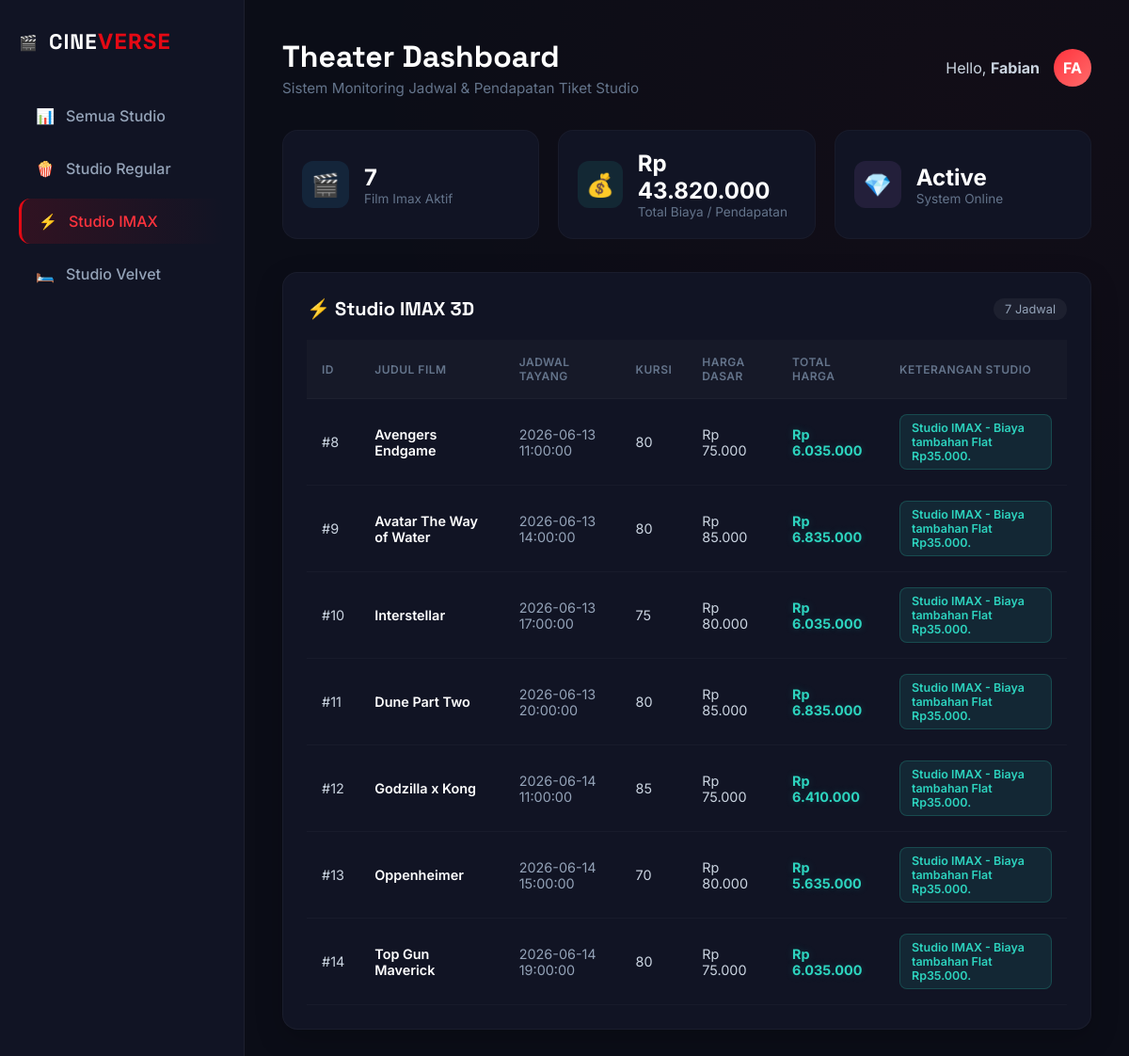
/index.php?view=imax, run on the app's committed database.
### tables this page shows
CREATE TABLE `tabel_tiket` (
  `id_tiket` int NOT NULL,
  `nama_film` varchar(100) NOT NULL,
  `jadwal_tayang` datetime NOT NULL,
  `jumlah_kursi` int NOT NULL,
  `harga_dasar_tiket` decimal(10,2) NOT NULL,
  `jenis_studio` enum('regular','imax','velvet') NOT NULL,
  `tipe_audio` varchar(50) DEFAULT NULL,
  `lokasi_baris` varchar(20) DEFAULT NULL,
  `kacamata_3d_id` varchar(50) DEFAULT NULL,
  `efek_gerak_fitur` varchar(100) DEFAULT NULL,
  `bantal_selimut_pack` varchar(100) DEFAULT NULL,
  `layanan_butler` varchar(100) DEFAULT NULL
);

### TiketIMAX.php (called while the page is built, shortened)
<?php
require_once 'Tiket.php';
class TiketImax extends Tiket {
    public function getDaftarImax($db) {
        $stmt = $db->prepare("SELECT * FROM tabel_tiket WHERE jenis_studio='imax'");
        $stmt->execute();
        return $stmt->fetchAll(PDO::FETCH_ASSOC);
    }
    public function hitungTotalHarga() {
        return ($this->jumlah_kursi * $this->hargaDasarTiket) + 35000;
    }
    public function tampilkanInfoStudio() {
        return "Studio IMAX - Biaya tambahan Flat Rp35.000.";
    }
}
?>

### tiket.php (called while the page is built, shortened)
<?php
abstract class Tiket {
    public function __construct($data) {
        $this->jumlah_kursi    = $data['jumlah_kursi'] ?? 0;
        $this->hargaDasarTiket = $data['harga_dasar_tiket'] ?? 0;
    }
}
?>

### index.php (the view, shortened to what this page needs)
<?php
$host = 'localhost';
$db_name = 'db_latihan_pbo_fabianadilarevianza';
$username = 'root';
$password = '';
try {
    $db = new PDO("mysql:host=$host;dbname=$db_name", $username, $password);
    $db->setAttribute(PDO::ATTR_ERRMODE, PDO::ERRMODE_EXCEPTION);
} catch (PDOException $e) {
    die("Koneksi gagal: " . $e->getMessage());
}
require_once 'Tiket.php';
require_once 'TiketImax.php';
$tiketImaxInstance = new TiketImax([]);
$daftarImax = $tiketImaxInstance->getDaftarImax($db);
$view = $_GET['view'] ?? 'all';
$currentFilmCount = 0;
$currentTotalPendapatan = 0;
if ($view == 'imax' || $view == 'all') {
    $currentFilmCount += count($daftarImax);
    foreach ($daftarImax as $row) {
        $t = new TiketImax($row);
        $currentTotalPendapatan += $t->hitungTotalHarga();
    }
}
?>
<!DOCTYPE html>
<html lang="id">
<head>
    <link rel="stylesheet" href="style.css">
</head>
<body>
    <div class="app-container">
        <aside class="sidebar">
            <div class="brand">
                <span class="logo-icon">🎬</span>
                <h2>CINE<span>VERSE</span></h2>
            </div>
            <nav class="menu">
                <a href="index.php?view=all" class="<?= $view == 'all' ? 'active' : '' ?>"><span class="icon">📊</span> Semua Studio</a>
                <a href="index.php?view=regular" class="<?= $view == 'regular' ? 'active' : '' ?>"><span class="icon">🍿</span> Studio Regular</a>
                <a href="index.php?view=imax" class="<?= $view == 'imax' ? 'active' : '' ?>"><span class="icon">⚡</span> Studio IMAX</a>
                <a href="index.php?view=velvet" class="<?= $view == 'velvet' ? 'active' : '' ?>"><span class="icon">🛏️</span> Studio Velvet</a>
            </nav>
        </aside>
        <main class="main-content">
            <header class="main-header">
                <div>
                    <h1>Theater Dashboard</h1>
                    <p class="subtitle">Sistem Monitoring Jadwal & Pendapatan Tiket Studio</p>
                </div>
                <div class="user-profile">
                    <span>Hello, <strong>Fabian</strong></span>
                    <div class="avatar">FA</div>
                </div>
            </header>
            <section class="stats-container">
                <div class="stat-card">
                    <div class="stat-icon icon-blue">🎬</div>
                    <div class="stat-info">
                        <h3><?= $currentFilmCount ?></h3>
                        <p><?= $view == 'all' ? 'Total Semua Film' : 'Film ' . ucfirst($view) . ' Aktif' ?></p>
                    </div>
                </div>
                <div class="stat-card">
                    <div class="stat-icon icon-green">💰</div>
                    <div class="stat-info">
                        <h3>Rp <?= number_format($currentTotalPendapatan, 0, ',', '.') ?></h3>
                        <p>Total Biaya / Pendapatan</p>
                    </div>
                </div>
                <div class="stat-card">
                    <div class="stat-icon icon-purple">💎</div>
                    <div class="stat-info">
                        <h3>Active</h3>
                        <p>System Online</p>
                    </div>
                </div>
            </section>
            <div class="tables-grid">
                <?php if ($view == 'all' || $view == 'imax'): ?>
                <section class="card-table tier-imax">
                    <div class="card-header">
                        <h2>⚡ Studio IMAX 3D</h2>
                        <span class="badge-count"><?= count($daftarImax) ?> Jadwal</span>
                    </div>
                    <div class="table-responsive">
                        <table>
                            <thead>
                                <tr>
                                    <th>ID</th>
                                    <th>Judul Film</th>
                                    <th>Jadwal Tayang</th>
                                    <th>Kursi</th>
                                    <th>Harga Dasar</th>
                                    <th>Total Harga</th>
                                    <th>Keterangan Studio</th>
                                </tr>
                            </thead>
                            <tbody>
                                <?php foreach ($daftarImax as $row):
                                    $tiket = new TiketImax($row); ?>
                                    <tr>
                                        <td>#<?= $row['id_tiket'] ?? '-' ?></td>
                                        <td class="film-title"><?= $row['nama_film'] ?? '-' ?></td>
                                        <td class="text-glow"><?= $row['jadwal_tayang'] ?? '-' ?></td>
                                        <td><?= $row['jumlah_kursi'] ?? '-' ?></td>
                                        <td>Rp <?= number_format($row['harga_dasar_tiket'] ?? 0, 0, ',', '.') ?></td>
                                        <td class="price-tag text-imax">Rp <?= number_format($tiket->hitungTotalHarga(), 0, ',', '.') ?></td>
                                        <td><span class="badge badge-imax"><?= $tiket->tampilkanInfoStudio() ?></span></td>
                                    </tr>
                                <?php endforeach; ?>
                            </tbody>
                        </table>
                    </div>
                </section>
                <?php endif; ?>
            </div>
        </main>
    </div>
</body>
</html>

### style.css (style rules this page uses)
* { margin: 0; padding: 0; box-sizing: border-box; font-family: "Inter", sans-serif; }
body { background-color: #0b0d17; color: #cbd5e1; }
.app-container { display: flex; min-height: 100vh; }
.sidebar { width: 260px; background-color: #111424; border-right: 1px solid rgba(255, 255, 255, 0.05); padding: 30px 20px; }
.brand { display: flex; align-items: center; gap: 12px; margin-bottom: 40px; }
.brand h2 { font-family: "Space Grotesk", sans-serif; font-size: 1.4rem; font-weight: 700; color: #fff; letter-spacing: 1px; }
.brand h2 span { color: #e50914; }
.menu { display: flex; flex-direction: column; gap: 8px; }
.menu a { text-decoration: none; color: #94a3b8; padding: 14px 18px; border-radius: 12px; font-weight: 500; display: flex; align-items: center; gap: 12px; transition: all 0.3s ease; }
.menu a:hover, .menu a.active { background: linear-gradient( 90deg, rgba(229, 9, 20, 0.15) 0%, rgba(0, 0, 0, 0) 100% ); color: #ff333d; border-left: 3px solid #e50914; }
.main-content { flex: 1; padding: 40px; background: radial-gradient( circle at 80% 10%, rgba(229, 9, 20, 0.03) 0%, transparent 50% ); }
.main-header { display: flex; justify-content: space-between; align-items: center; margin-bottom: 35px; }
.main-header h1 { font-family: "Space Grotesk", sans-serif; font-size: 2rem; color: #fff; }
.subtitle { color: #64748b; font-size: 0.95rem; margin-top: 4px; }
.user-profile { display: flex; align-items: center; gap: 15px; }
.avatar { width: 40px; height: 40px; background: linear-gradient(135deg, #ff333d, #ff6b6b); color: #fff; border-radius: 50%; display: flex; align-items: center; justify-content: center; font-weight: 700; }
.stats-container { display: grid; grid-template-columns: repeat(auto-fit, minmax(240px, 1fr)); gap: 20px; margin-bottom: 35px; }
.stat-card { background-color: #111424; border: 1px solid rgba(255, 255, 255, 0.03); border-radius: 16px; padding: 20px; display: flex; align-items: center; gap: 16px; }
.stat-icon { width: 50px; height: 50px; border-radius: 12px; display: flex; align-items: center; justify-content: center; font-size: 1.5rem; }
.icon-blue { background: rgba(56, 189, 248, 0.1); color: #38bdf8; }
.icon-green { background: rgba(45, 212, 191, 0.1); color: #2dd4bf; }
.icon-purple { background: rgba(192, 132, 252, 0.1); color: #c084fc; }
.stat-info h3 { color: #fff; font-size: 1.5rem; font-weight: 700; }
.stat-info p { color: #64748b; font-size: 0.85rem; }
.tables-grid { display: flex; flex-direction: column; gap: 35px; }
.card-table { background-color: #111424; border: 1px solid rgba(255, 255, 255, 0.04); border-radius: 16px; padding: 25px; box-shadow: 0 10px 30px rgba(0, 0, 0, 0.2); }
.card-header { display: flex; justify-content: space-between; align-items: center; margin-bottom: 20px; }
.card-header h2 { font-family: "Space Grotesk", sans-serif; font-size: 1.25rem; color: #fff; }
.badge-count { font-size: 0.8rem; background-color: rgba(255, 255, 255, 0.05); padding: 4px 12px; border-radius: 20px; color: #94a3b8; }
.table-responsive { overflow-x: auto; }
table { width: 100%; border-collapse: collapse; text-align: left; }
th, td { padding: 16px; border-bottom: 1px solid rgba(255, 255, 255, 0.03); font-size: 0.9rem; }
th { background-color: rgba(255, 255, 255, 0.02); color: #64748b; font-weight: 600; text-transform: uppercase; font-size: 0.75rem; letter-spacing: 0.5px; }
.film-title { color: #fff; font-weight: 600; }
.text-glow { color: #94a3b8; }
.price-tag { font-weight: 700; }
.text-imax { color: #2dd4bf; text-shadow: 0 0 10px rgba(45, 212, 191, 0.2); }
.badge { padding: 6px 12px; border-radius: 8px; font-size: 0.78rem; font-weight: 600; display: inline-block; }
.badge-imax { background: rgba(45, 212, 191, 0.1); color: #2dd4bf; border: 1px solid rgba(45, 212, 191, 0.2); }

### data on the page
tabel_tiket: id_tiket "8", nama_film "Avengers Endgame", jadwal_tayang "2026-06-13 11:00:00", jumlah_kursi "80", harga_dasar_tiket "75.000", $tiket->hitungTotalHarga() "6.035.000", tampilkanInfoStudio "Studio IMAX - Biaya tambahan Flat Rp35.000."
tabel_tiket: id_tiket "9", nama_film "Avatar The Way of Water", jadwal_tayang "2026-06-13 14:00:00", jumlah_kursi "80", harga_dasar_tiket "85.000", $tiket->hitungTotalHarga() "6.835.000", tampilkanInfoStudio "Studio IMAX - Biaya tambahan Flat Rp35.000."
tabel_tiket: id_tiket "10", nama_film "Interstellar", jadwal_tayang "2026-06-13 17:00:00", jumlah_kursi "75", harga_dasar_tiket "80.000", $tiket->hitungTotalHarga() "6.035.000", tampilkanInfoStudio "Studio IMAX - Biaya tambahan Flat Rp35.000."
tabel_tiket: id_tiket "11", nama_film "Dune Part Two", jadwal_tayang "2026-06-13 20:00:00", jumlah_kursi "80", harga_dasar_tiket "85.000", $tiket->hitungTotalHarga() "6.835.000", tampilkanInfoStudio "Studio IMAX - Biaya tambahan Flat Rp35.000."
tabel_tiket: id_tiket "12", nama_film "Godzilla x Kong", jadwal_tayang "2026-06-14 11:00:00", jumlah_kursi "85", harga_dasar_tiket "75.000", $tiket->hitungTotalHarga() "6.410.000", tampilkanInfoStudio "Studio IMAX - Biaya tambahan Flat Rp35.000."
tabel_tiket: id_tiket "13", nama_film "Oppenheimer", jadwal_tayang "2026-06-14 15:00:00", jumlah_kursi "70", harga_dasar_tiket "80.000", $tiket->hitungTotalHarga() "5.635.000", tampilkanInfoStudio "Studio IMAX - Biaya tambahan Flat Rp35.000."
tabel_tiket: id_tiket "14", nama_film "Top Gun Maverick", jadwal_tayang "2026-06-14 19:00:00", jumlah_kursi "80", harga_dasar_tiket "75.000", $tiket->hitungTotalHarga() "6.035.000", tampilkanInfoStudio "Studio IMAX - Biaya tambahan Flat Rp35.000."

### other printed values
$currentFilmCount "7"
$view "Imax"
$currentTotalPendapatan "43.820.000"
count($daftarImax) "7"
